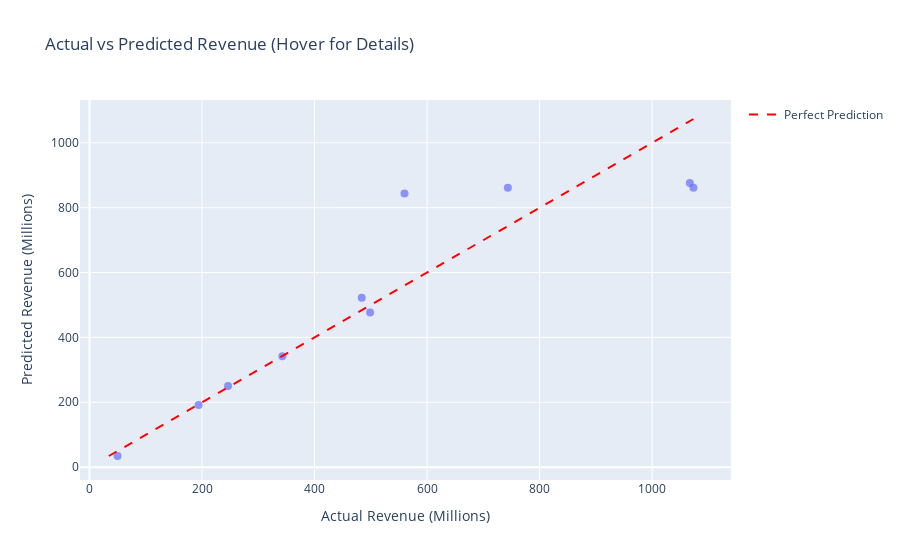

Here is the notebook cell this chart was saved with:
### Code cell
polynomial_regression_genre_and_rated(6, df_clean, "Comedy", "G", True, True, True)
# a perfect model, but not really because there are only 6 data points

### Figure 1 — Plotly figure (JSON) as saved in the notebook; plotly's stock layout.template omitted (floating-point values rounded to 4 significant figures)
{"data": [{"customdata": [["Title: Toy Story 3<br>Genre: Comedy<br>Rated: G<br>Actual: $1066.97M<br>Predicted: $875.88M"], ["Title: Cars 2<br>Genre: Comedy<br>Rated: G<br>Actual: $559.85M<br>Predicted: $843.49M"], ["Title: Rio<br>Genre: Comedy<br>Rated: G<br>Actual: $483.87M<br>Predicted: $522.65M"], ["Title: Alvin and the Chipmunks: Chipwrecked<br>Genre: Comedy<br>Rated: G<br>Actual: $342.7M<br>Predicted: $341.68M"], ["Title: Gnomeo & Juliet<br>Genre: Comedy<br>Rated: G<br>Actual: $193.97M<br>Predicted: $191.46M"], ["Title: Winnie the Pooh<br>Genre: Comedy<br>Rated: G<br>Actual: $49.87M<br>Predicted: $34.39M"], ["Title: Monsters University<br>Genre: Comedy<br>Rated: G<br>Actual: $743.56M<br>Predicted: $861.24M"], ["Title: Rio 2<br>Genre: Comedy<br>Rated: G<br>Actual: $498.78M<br>Predicted: $476.9M"], ["Title: The Peanuts Movie<br>Genre: Comedy<br>Rated: G<br>Actual: $246.23M<br>Predicted: $250.27M"], ["Title: Toy Story 4<br>Genre: Comedy<br>Rated: G<br>Actual: $1073.39M<br>Predicted: $861.24M"]], "hovertemplate": "Actual Revenue (Millions)=%{x}<br>Predicted Revenue (Millions)=%{y}<br>hover_info=%{customdata[0]}<extra></extra>", "legendgroup": "", "marker": {"color": "#636efa", "opacity": 0.7, "size": 8, "symbol": "circle"}, "mode": "markers", "name": "", "orientation": "v", "showlegend": false, "type": "scatter", "x": [1067.0, 559.9, 483.9, 342.7, 194.0, 49.87, 743.6, 498.8, 246.2, 1073.0], "xaxis": "x", "y": [875.9, 843.5, 522.6, 341.7, 191.5, 34.39, 861.2, 476.9, 250.3, 861.2], "yaxis": "y"}, {"line": {"color": "red", "dash": "dash"}, "marker": {"opacity": 0.7, "size": 8}, "mode": "lines", "name": "Perfect Prediction", "type": "scatter", "x": [34.39, 1073.0], "y": [34.39, 1073.0]}], "layout": {"legend": {"tracegroupgap": 0}, "title": {"text": "Actual vs Predicted Revenue (Hover for Details)"}, "xaxis": {"anchor": "y", "domain": [0, 1], "title": {"text": "Actual Revenue (Millions)"}}, "yaxis": {"anchor": "x", "domain": [0, 1], "title": {"text": "Predicted Revenue (Millions)"}}}}
